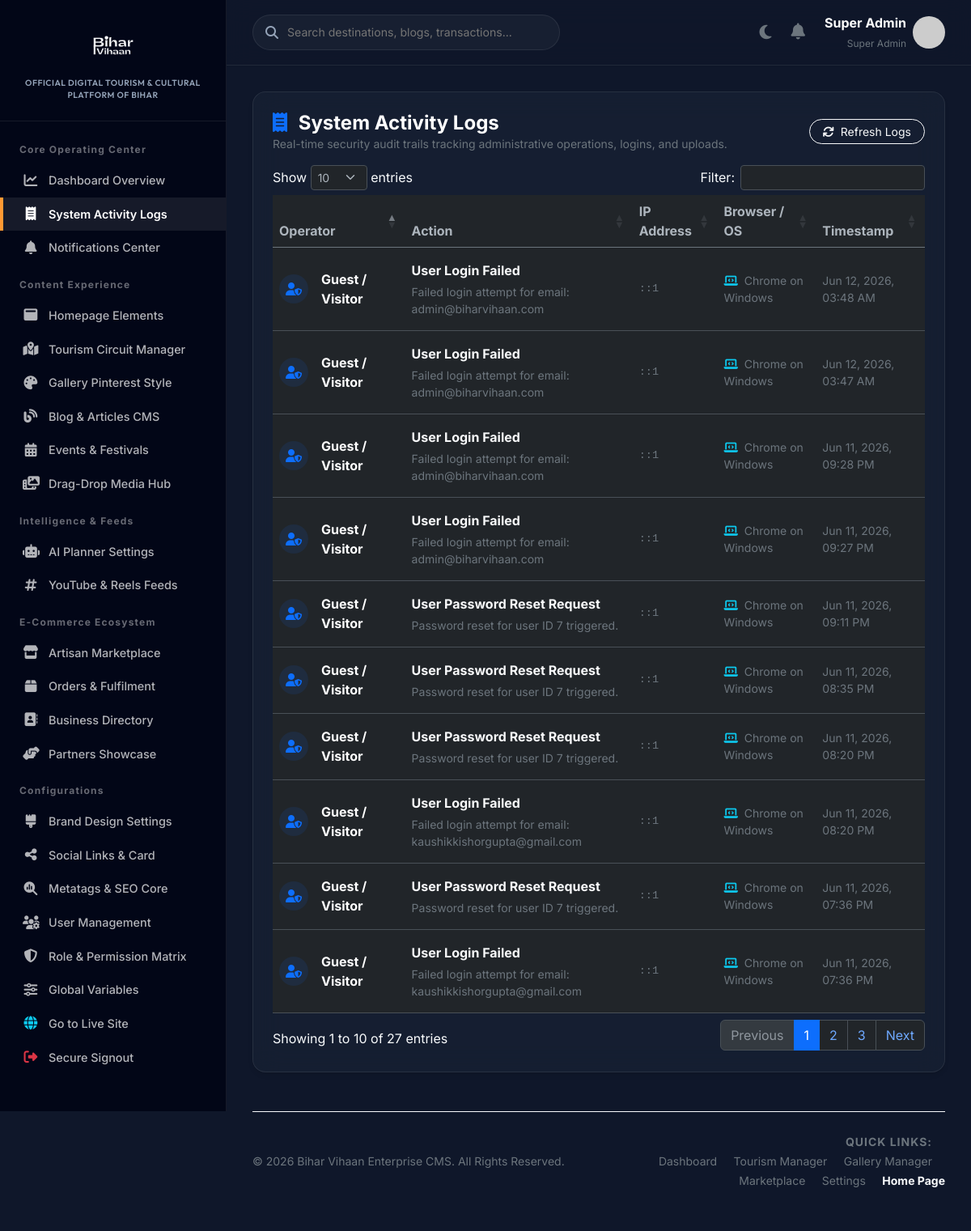
The page /admin/logs (signed in) on the database its author committed.
### tables this page shows
CREATE TABLE `activity_logs` (
  `id` int(11) NOT NULL AUTO_INCREMENT,
  `user_id` int(11) DEFAULT NULL,
  `action` varchar(100) NOT NULL,
  `ip_address` varchar(45) DEFAULT NULL,
  `user_agent` varchar(255) DEFAULT NULL,
  `details` text DEFAULT NULL,
  `created_at` timestamp NOT NULL DEFAULT current_timestamp(),
  PRIMARY KEY (`id`),
  KEY `user_id` (`user_id`),
  CONSTRAINT `activity_logs_ibfk_1` FOREIGN KEY (`user_id`) REFERENCES `users` (`id`) ON DELETE SET NULL
);

### app/Views/admin/logs.php (the view)
<div class="glass-card mb-4">
    <div class="d-flex justify-content-between align-items-center mb-3">
        <div>
            <h4 class="mb-0 fw-bold text-white"><i class="fa-solid fa-receipt text-primary me-2"></i> System Activity Logs</h4>
            <p class="text-secondary small mb-0 font-primary">Real-time security audit trails tracking administrative operations, logins, and uploads.</p>
        </div>
        <button class="btn btn-outline-light rounded-pill px-3 btn-sm" onclick="window.location.reload()"><i class="fa-solid fa-sync me-1"></i> Refresh Logs</button>
    </div>
    <div class="table-responsive">
        <table class="table table-hover align-middle">
            <thead>
                <tr class="text-secondary border-bottom border-secondary">
                    <th>Operator</th>
                    <th>Action</th>
                    <th>IP Address</th>
                    <th>Browser / OS</th>
                    <th>Timestamp</th>
                </tr>
            </thead>
            <tbody>
                <?php if(empty($logs)): ?>
                    <tr><td colspan="5" class="text-center py-4 text-secondary">No audit logs found in system database.</td></tr>
                <?php else: foreach($logs as $log):
                    $agent = htmlspecialchars($log['user_agent'] ?? '');
                    $os = 'Unknown OS';
                    if (strpos($agent, 'Windows') !== false) $os = 'Windows';
                    elseif (strpos($agent, 'Macintosh') !== false) $os = 'Mac OS';
                    elseif (strpos($agent, 'Linux') !== false) $os = 'Linux';
                    elseif (strpos($agent, 'iPhone') !== false) $os = 'iOS';
                    elseif (strpos($agent, 'Android') !== false) $os = 'Android';
                    $browser = 'Browser';
                    if (strpos($agent, 'Chrome') !== false) $browser = 'Chrome';
                    elseif (strpos($agent, 'Safari') !== false) $browser = 'Safari';
                    elseif (strpos($agent, 'Firefox') !== false) $browser = 'Firefox';
                    elseif (strpos($agent, 'Edge') !== false) $browser = 'Edge';
                ?>
                    <tr>
                        <td class="py-3">
                            <div class="d-flex align-items-center">
                                <div class="bg-primary bg-opacity-10 rounded-circle p-2 me-3" style="width:36px; height:36px; display:flex; align-items:center; justify-content:center;">
                                    <i class="fa-solid fa-user-shield text-primary"></i>
                                </div>
                                <span class="text-white fw-bold"><?= htmlspecialchars($log['user_name'] ?? 'Guest / Visitor') ?></span>
                            </div>
                        </td>
                        <td class="py-3 text-light">
                            <strong><?= htmlspecialchars($log['action']) ?></strong>
                            <?php if(!empty($log['details'])): ?>
                                <div class="small text-secondary mt-1"><?= htmlspecialchars($log['details']) ?></div>
                            <?php endif; ?>
                        </td>
                        <td class="py-3 text-secondary font-monospace" style="font-size:0.85rem;"><?= htmlspecialchars($log['ip_address'] ?? '127.0.0.1') ?></td>
                        <td class="py-3 text-secondary small">
                            <i class="fa-solid fa-laptop-code me-1 text-info"></i> <?= $browser ?> on <?= $os ?>
                        </td>
                        <td class="py-3 text-secondary small"><?= date('M d, Y, h:i A', strtotime($log['created_at'])) ?></td>
                    </tr>
                <?php endforeach; endif; ?>
            </tbody>
        </table>
    </div>
</div>

### app/Core/Router.php (shortened to what the rows shown need)
<?php
class Router {
    protected $routes = [];
    public function add($method, $route, $controller, $action = null) {
        $route = preg_replace('/\{([a-zA-Z0-9_]+)\}/', '(?P<$1>[^/]+)', $route);
        $route = '#^' . $route . '$#';
        $this->routes[] = [
            'method' => strtoupper($method),
            'route' => $route,
            'controller' => $controller,
            'action' => $action
        ];
    }
    public function dispatch($url, $requestMethod) {
        $url = parse_url($url, PHP_URL_PATH);
        $scriptName = str_replace('\\', '/', dirname($_SERVER['SCRIPT_NAME']));
        if ($scriptName !== '/') {
            $url = preg_replace('#^' . preg_quote($scriptName, '#') . '#', '', $url);
        }
        if (strpos($url, '/admin') === 0 || strpos($url, '/superadmin') === 0) {
            require_once __DIR__ . '/RoleMiddleware.php';
        }
        foreach ($this->routes as $routeInfo) {
            if ($routeInfo['method'] === $requestMethod && preg_match($routeInfo['route'], $url, $matches)) {
                $params = [];
                $controllerClass = "App\\Controllers\\" . $routeInfo['controller'];
                $action = $routeInfo['action'];
                if (class_exists($controllerClass)) {
                    $controller = new $controllerClass();
                    if (method_exists($controller, $action)) {
                        call_user_func_array([$controller, $action], [$params]);
                        return;
                    } else {
                        $this->abort("Action '$action' not found in controller '$controllerClass'", 500);
                        return;
                    }
                } else {
                    $this->abort("Controller class '$controllerClass' not found", 500);
                    return;
                }
            }
        }
    }
}

### rows shown on the page
activity_logs: user_name "Guest / Visitor", action "User Login Failed", details "Failed login attempt for email: admin@biharvihaan.com", ip_address "::1", user_agent "Chrome", user_agent "Windows", created_at "Jun 12, 2026, 03:48 AM"
activity_logs: user_name "Guest / Visitor", action "User Login Failed", details "Failed login attempt for email: admin@biharvihaan.com", ip_address "::1", user_agent "Chrome", user_agent "Windows", created_at "Jun 12, 2026, 03:47 AM"
activity_logs: user_name "Guest / Visitor", action "User Login Failed", details "Failed login attempt for email: admin@biharvihaan.com", ip_address "::1", user_agent "Chrome", user_agent "Windows", created_at "Jun 11, 2026, 09:28 PM"
activity_logs: user_name "Guest / Visitor", action "User Login Failed", details "Failed login attempt for email: admin@biharvihaan.com", ip_address "::1", user_agent "Chrome", user_agent "Windows", created_at "Jun 11, 2026, 09:27 PM"
activity_logs: user_name "Guest / Visitor", action "User Password Reset Request", details "Password reset for user ID 7 triggered.", ip_address "::1", user_agent "Chrome", user_agent "Windows", created_at "Jun 11, 2026, 09:11 PM"
activity_logs: user_name "Guest / Visitor", action "User Password Reset Request", details "Password reset for user ID 7 triggered.", ip_address "::1", user_agent "Chrome", user_agent "Windows", created_at "Jun 11, 2026, 08:35 PM"
activity_logs: user_name "Guest / Visitor", action "User Password Reset Request", details "Password reset for user ID 7 triggered.", ip_address "::1", user_agent "Chrome", user_agent "Windows", created_at "Jun 11, 2026, 08:20 PM"
activity_logs: user_name "Guest / Visitor", action "User Login Failed", details "Failed login attempt for email: kaushikkishorgupta@gmail.com", ip_address "::1", user_agent "Chrome", user_agent "Windows", created_at "Jun 11, 2026, 08:20 PM"
activity_logs: user_name "Guest / Visitor", action "User Password Reset Request", details "Password reset for user ID 7 triggered.", ip_address "::1", user_agent "Chrome", user_agent "Windows", created_at "Jun 11, 2026, 07:36 PM"
activity_logs: user_name "Guest / Visitor", action "User Login Failed", details "Failed login attempt for email: kaushikkishorgupta@gmail.com", ip_address "::1", user_agent "Chrome", user_agent "Windows", created_at "Jun 11, 2026, 07:36 PM"

### other values the page prints
$_SESSION['user_name'] "Super Admin"
$_SESSION['user_role'] "Super Admin"
